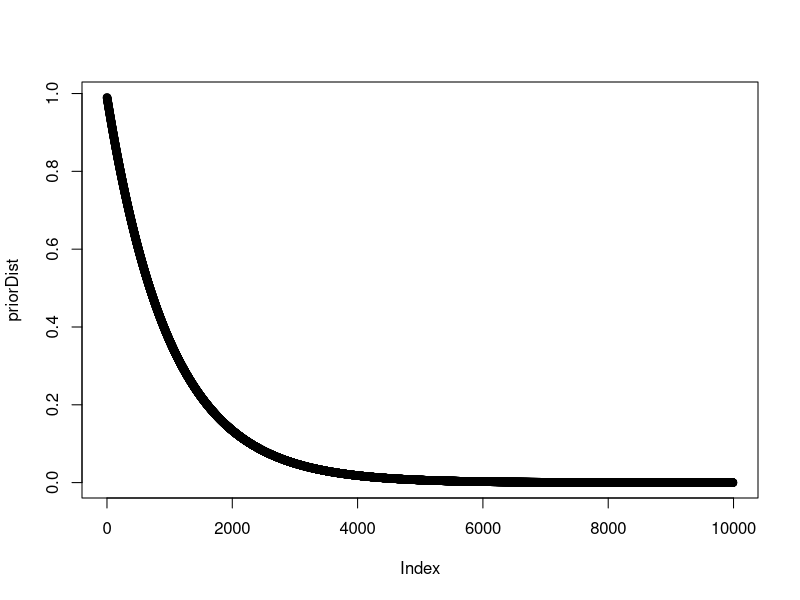
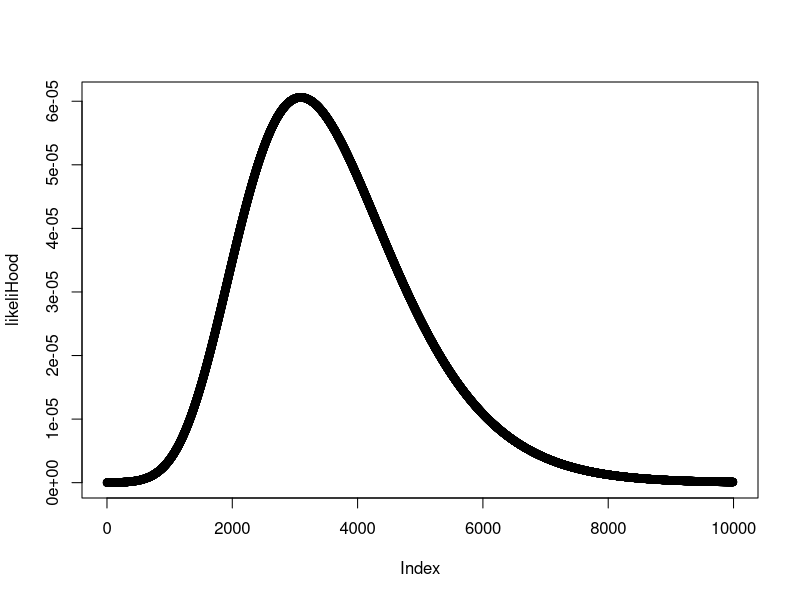
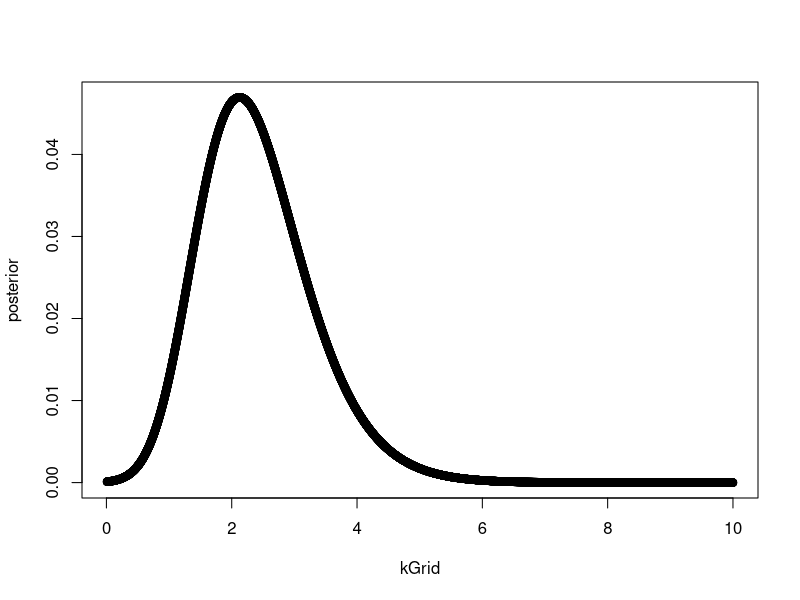

The R script that drew these images, in order: (Note: this script raises an error after producing the figures.)
#Part 3
mu = 2.39
obsRad = c(-2.44, 2.14, 2.54, 1.83, 2.02, 2.33, -2.79, 2.23, 2.07, 2.02)

kGrid <- seq(0.01, 10, by=0.001)

priorDist <- dexp(kGrid)
plot(priorDist)
kappa = kGrid

dvonmises <- function(y, mu, kappa){
  res = 1
  for (i in y){
      res = res*(exp(kappa*cos(i-mu))/(2*pi*besselI(kappa,0)))
  }
  return(res)
}

likeliHood <- dvonmises(obsRad, mu, kappa)
plot(likeliHood)
posterior = likeliHood*priorDist

posterior = (posterior/sum(posterior))/0.01

plot(kGrid, posterior)

md = Mode(posterior)
index = which(posterior == max(posterior))
k = kGrid[2116]